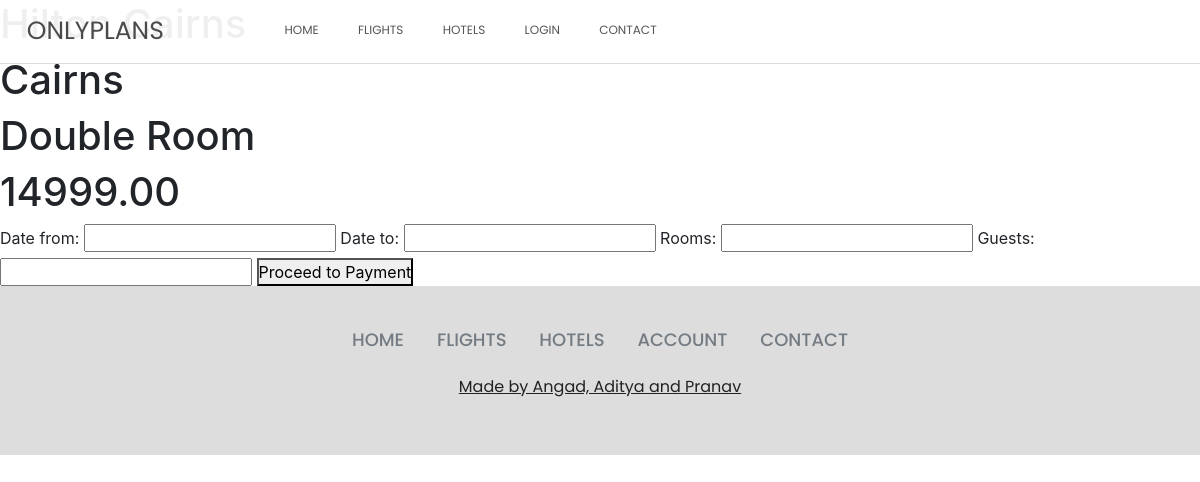
Page /hotel_booking/2/5/Double Room on the committed database.
### home/models.py (models this page shows)
class Hotel(models.Model):
    name = models.CharField("Hotel name", max_length=100, blank=False)
    exterior_picture = models.ImageField(
        "Image 1",
        upload_to='images/',
        height_field=None,
        width_field=None,
        max_length=100,
    )
    cheaproom_picture = models.ImageField(
        "Image 2",
        upload_to='images/',
        height_field=None,
        width_field=None,
        max_length=100,
    )
    mediumroom_picture = models.ImageField(
        "Image 3",
        upload_to='images/',
        height_field=None,
        width_field=None,
        max_length=100,
    )
    expensiveroom_picture = models.ImageField(
        "Image 4",
        upload_to='images/',
        height_field=None,
        width_field=None,
        max_length=100,
    )
    category = models.ForeignKey(HotelCategories, on_delete=CASCADE)
    location = models.CharField("Hotel city name", max_length=50, blank=False)
    detailed_address = models.TextField("Hotel detailed address", blank=False)
    description = models.TextField("Hotel description", blank=False)
    cheaproom_name = models.CharField(
        "cheap room  name", max_length=50, blank=False)
    middleroom_name = models.CharField(
        "middle room  name", max_length=50, blank=False)
    expensiveroom_name = models.CharField(
        "expensive room  name", max_length=50, blank=False)
    starrating = models.IntegerField("Rating", default=1, validators=[
        MaxValueValidator(5), MinValueValidator(1)],
        null=False, blank=False)

class Room(models.Model):
    roomcategory = models.ForeignKey(RoomCategories, on_delete=CASCADE)
    hotelcategory = models.ForeignKey(HotelCategories, on_delete=CASCADE)
    price = models.DecimalField(
        "Price", default=0.00, max_digits=10, decimal_places=2)
    available_rooms = models.IntegerField("availability")
    max_occupancy = models.IntegerField("occupants")
    amenities = models.ManyToManyField(Amenities)

### home/views.py (the view, shortened to what this page needs)
# urls.py: path('hotel_booking/<int:hotel_id>/<int:room_id>/<str:room_name>',
def hotel_booking(request, hotel_id, room_id, room_name):
    if request.method == 'GET':
        hotel = Hotel.objects.get(id=hotel_id)
        room = Room.objects.get(id=room_id)
        roomname = room_name
        booking_form = BookingForm()
        context = {
            'hotel': hotel,
            'room': room,
            'roomname': roomname,
            'booking_form': booking_form,
        }
        return render(request, 'hotel_booking.html', context=context)

### home/forms.py
class BookingForm (forms.Form):
    date_from = forms.DateField()
    date_to = forms.DateField()
    rooms = forms.IntegerField()
    guests = forms.IntegerField()

### home/templates/hotel_booking.html (shortened to what this page needs)
{% extends "layout.html" %}
{% load static %}
{% block content %}
<h1>{{hotel.name}}</h1>
<h1>{{hotel.location}}</h1>
<h1>{{roomname}}</h1>
<h1>{{room.price}}</h1>
<form method="POST" action="">
    {{booking_form}}
    <button type="submit">Proceed to Payment</button>
</form>
{% endblock %}

### home/static/css/style.css (style rules this page uses)
:root { --gunmetal: #30343fff; --ghost-white: #fafaffff; --lavender-blue: #e4d9ffff; --space-cadet: #273469ff; --space-cadet-2: #1e2749ff; }
* { margin: 0; padding: 0; box-sizing: border-box; -webkit-font-smoothing: antialiased; -moz-osx-font-smoothing: grayscale; }

### rows in the picture
Hotel: location "Cairns", cheaproom_name "Double Room"
Room: price "14999.00"
